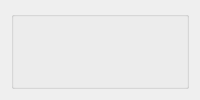
         <widget class="QWidget" name="page_2">
          <layout class="QHBoxLayout" name="horizontalLayout">
           <item>
            <widget class="QGroupBox" name="groupBox_2">
             <property name="styleSheet">
              <string notr="true">QGroupBox{
	background-image: url(:/res/resources/background.png);}</string>
             </property>
             <property name="title">
              <string/>
             </property>
             <widget class="QWidget" name="verticalLayoutWidget">
              <property name="geometry">
               <rect>
                <x>49</x>
                <y>159</y>
                <width>1041</width>
                <height>471</height>
               </rect>
              </property>
              <layout class="QVBoxLayout" name="verticalLayout_6"/>
             </widget>
             <widget class="QPushButton" name="back">
              <property name="geometry">
               <rect>
                <x>1170</x>
                <y>650</y>
                <width>61</width>
                <height>41</height>
               </rect>
              </property>
              <property name="styleSheet">
               <string notr="true">border:1px solid white;
border-radius:20px;
background-color:#030C54;
color:white;
background-image: url(:/res/resources/background.png);</string>
              </property>
              <property name="text">
               <string>&lt;</string>
              </property>
             </widget>
            </widget>
           </item>
          </layout>
         </widget>
